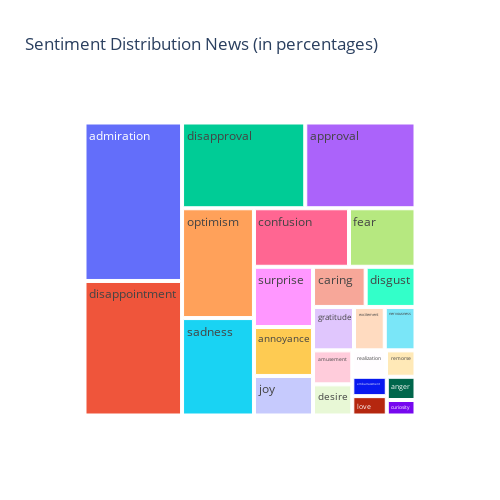
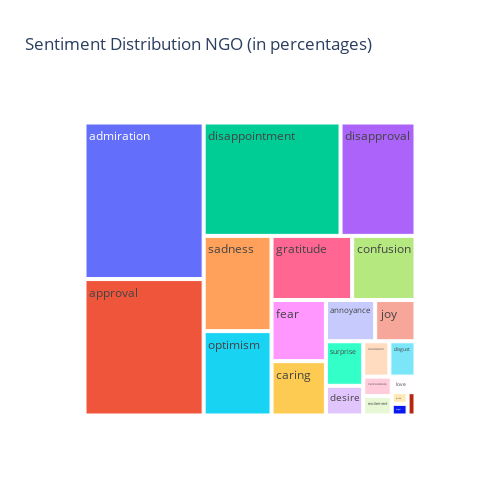
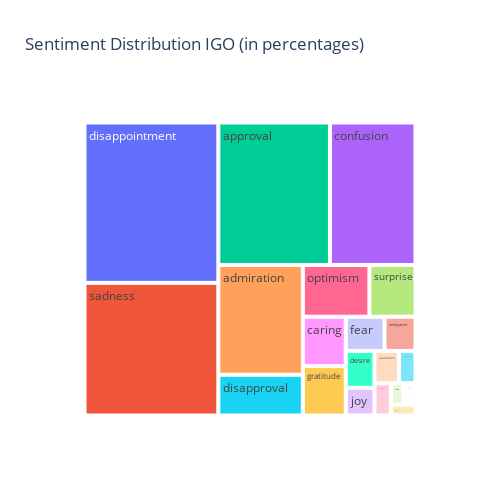

These figures' notebook cell, in order:
### Code cell
getSentimentLabel(df_news, 'News')
getSentimentLabel(df_NGO, 'NGO')
getSentimentLabel(df_IGO, 'IGO')

### Figure 1 — Plotly figure (JSON) as saved in the notebook; plotly's stock layout.template omitted (floating-point values rounded to 4 significant figures)
{"data": [{"domain": {"x": [0, 1], "y": [0, 1]}, "hovertemplate": "label=%{label}<br>value=%{value}<br>parent=%{parent}<extra></extra>", "labels": ["admiration", "disappointment", "disapproval", "approval", "optimism", "sadness", "confusion", "fear", "surprise", "annoyance", "joy", "caring", "disgust", "gratitude", "excitement", "nervousness", "amusement", "desire", "realization", "remorse", "embarrassment", "love", "anger", "curiosity"], "name": "", "parents": ["", "", "", "", "", "", "", "", "", "", "", "", "", "", "", "", "", "", "", "", "", "", "", ""], "type": "treemap", "values": [1.39, 1.18, 0.95, 0.85, 0.71, 0.63, 0.5, 0.35, 0.32, 0.26, 0.21, 0.19, 0.18, 0.16, 0.12, 0.12, 0.12, 0.11, 0.08, 0.07, 0.06, 0.06, 0.06, 0.04]}], "layout": {"height": 500, "legend": {"tracegroupgap": 0}, "title": {"text": "Sentiment Distribution News (in percentages)"}, "width": 500}}

### Figure 2 — Plotly figure (JSON) as saved in the notebook; plotly's stock layout.template omitted (floating-point values rounded to 4 significant figures)
{"data": [{"domain": {"x": [0, 1], "y": [0, 1]}, "hovertemplate": "label=%{label}<br>value=%{value}<br>parent=%{parent}<extra></extra>", "labels": ["admiration", "approval", "disappointment", "disapproval", "sadness", "optimism", "gratitude", "confusion", "fear", "caring", "annoyance", "joy", "surprise", "desire", "realization", "disgust", "nervousness", "excitement", "love", "pride", "anger", "embarrassment", "remorse", "amusement"], "name": "", "parents": ["", "", "", "", "", "", "", "", "", "", "", "", "", "", "", "", "", "", "", "", "", "", "", ""], "type": "treemap", "values": [1.01, 0.88, 0.84, 0.46, 0.35, 0.31, 0.28, 0.22, 0.18, 0.16, 0.11, 0.09, 0.09, 0.06, 0.05, 0.05, 0.03, 0.03, 0.02, 0.01, 0.01, 0.01, 0, 0]}], "layout": {"height": 500, "legend": {"tracegroupgap": 0}, "title": {"text": "Sentiment Distribution NGO (in percentages)"}, "width": 500}}

### Figure 3 — Plotly figure (JSON) as saved in the notebook; plotly's stock layout.template omitted (floating-point values rounded to 4 significant figures)
{"data": [{"domain": {"x": [0, 1], "y": [0, 1]}, "hovertemplate": "label=%{label}<br>value=%{value}<br>parent=%{parent}<extra></extra>", "labels": ["disappointment", "sadness", "approval", "confusion", "admiration", "disapproval", "optimism", "surprise", "caring", "gratitude", "fear", "annoyance", "desire", "joy", "realization", "nervousness", "excitement", "love", "curiosity", "disgust", "embarrassment", "remorse", "anger"], "name": "", "parents": ["", "", "", "", "", "", "", "", "", "", "", "", "", "", "", "", "", "", "", "", "", "", ""], "type": "treemap", "values": [0.81, 0.67, 0.6, 0.46, 0.35, 0.13, 0.13, 0.09, 0.08, 0.08, 0.05, 0.04, 0.04, 0.03, 0.03, 0.02, 0.02, 0.01, 0.01, 0.01, 0, 0, 0]}], "layout": {"height": 500, "legend": {"tracegroupgap": 0}, "title": {"text": "Sentiment Distribution IGO (in percentages)"}, "width": 500}}
